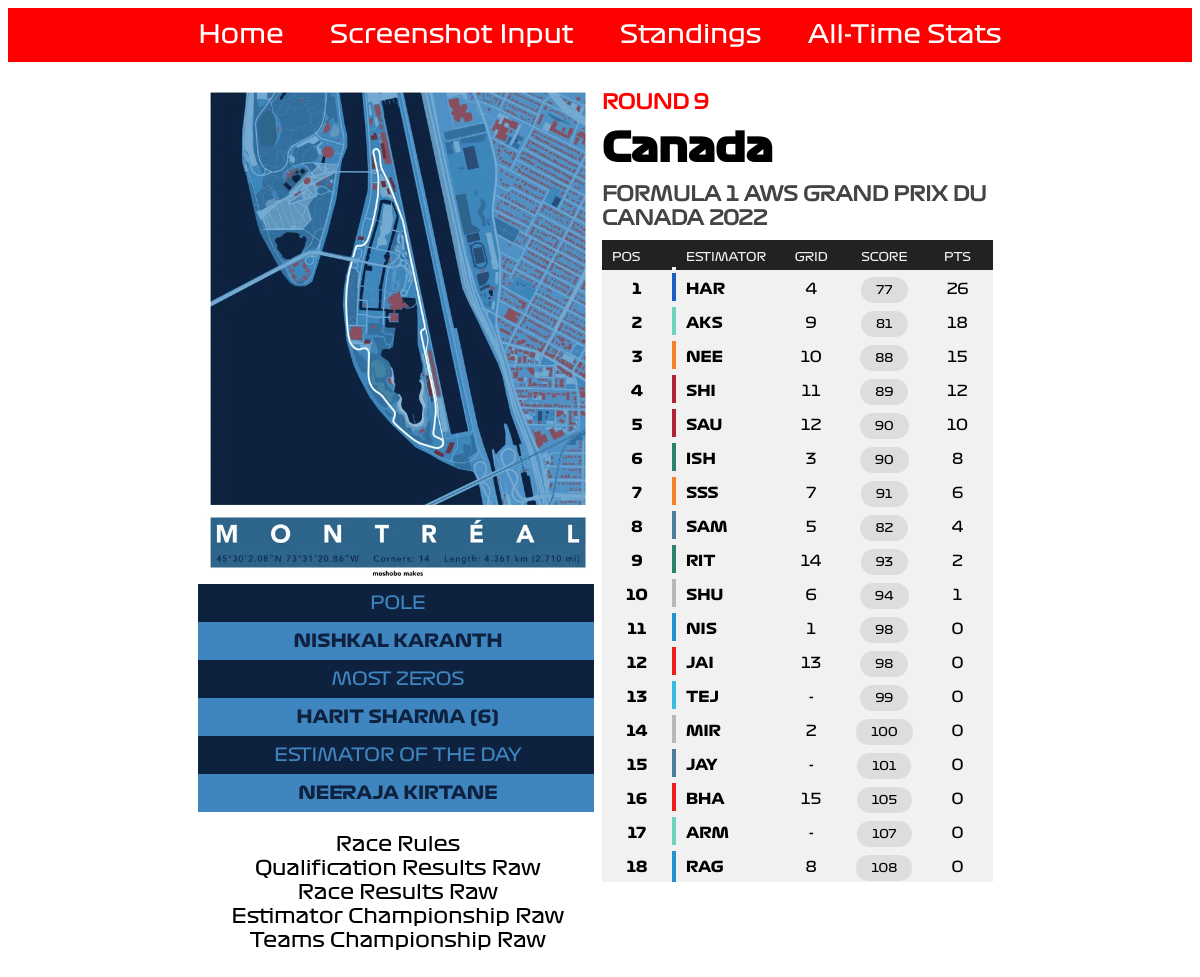
Screenshot of /results/CAN22/ with the database file from the repository.
### input_portal/models.py (models this page shows, shortened)
class results_info(models.Model):
    racecode = models.ForeignKey(results_racecodes, on_delete=models.CASCADE)
    shikulu = models.CharField(max_length = 24)
    pole = models.CharField(max_length = 65)
    eotd = models.CharField(max_length = 65)
    sprint_king = models.CharField(max_length = 65)
    most_zeros = models.CharField(max_length = 65)
    no_zeros = models.IntegerField()
    col_one = models.CharField(max_length = 7)
    col_two = models.CharField(max_length = 7)

class results_racecodes(models.Model):
    racecode = models.CharField(max_length = 5, unique = True)
    year = models.IntegerField()
    round_no = models.IntegerField()
    track_png = models.CharField(max_length = 24)
    country = models.CharField(max_length = 32)
    race_name = models.CharField(max_length = 128)
    sprint = models.IntegerField()

class results_data(models.Model):
    racecode = models.ForeignKey(results_racecodes, on_delete=models.CASCADE)
    pos = models.IntegerField()
    estimator = models.CharField(max_length = 4)
    team_color = models.CharField(max_length = 7)
    grid = models.CharField(max_length=2)
    score = models.IntegerField()
    pts = models.FloatField()

### input_portal/views.py (the view, shortened to what this page needs)
# urls.py: path('results/<str:racecode>/', views.ResultsView, name='results'),
def ResultsView(request, racecode):
    R = results_racecodes.objects.filter(racecode= racecode)
    if (len(R) == 0):
        return render (request, 'noresult.html')
    r = results_info.objects.filter(racecode__racecode= racecode)
    D = results_data.objects.filter(racecode__racecode= racecode).order_by('pos')
    if R[0].sprint == 0:
        results_dict={"year": R[0].year, "rn": R[0].round_no, "country": R[0].country, "name": R[0].race_name, "shikulu": r[0].shikulu, "pole": r[0].pole, "eotd": r[0].eotd, "mz": r[0].most_zeros, "nz": r[0].no_zeros, "co": r[0].col_one, "ct": r[0].col_two, "p1": D[0], "p2": D[1], "p3":D[2], "pr":D[3:]}
        return render (request, 'results.html', context = results_dict)

### input_portal/templates/input_portal/results.html
<!DOCTYPE html>
{% extends "input_portal/base.html" %}
{% load static %}
{% block body_block %}
  <center>
    <div class="resultImageCol">
      <img src = "{% static '/images/' %}{{ shikulu }}" class="shikulu">
      <div style="background-color: {{ co }}; color: {{ ct }}" class="resultImageTableTop"> POLE </div>
      <div style="background-color: {{ ct }}; color: {{ co }}" class="resultImageTableBottom"> {{ pole|upper }} </div>
      <div style="background-color: {{ co }}; color: {{ ct }}" class="resultImageTableTop"> MOST ZEROS </div>
      <div style="background-color: {{ ct }}; color: {{ co }}" class="resultImageTableBottom"> {{ mz|upper }} ({{ nz }}) </div>
      <div style="background-color: {{ co }}; color: {{ ct }}" class="resultImageTableTop"> ESTIMATOR OF THE DAY </div>
      <div style="background-color: {{ ct }}; color: {{ co }}" class="resultImageTableBottom"> {{ eotd|upper }} </div>
      <p> Race Rules <br> Qualification Results Raw <br> Race Results Raw <br> Estimator Championship Raw <br> Teams Championship Raw </p>
    </div>
    <div class="resultTableCol">
    <h5> ROUND {{ rn }}</h5>
    <h3> {{ country }} </h3>
    <h4> {{ name }} {{ year }}</h4>
    <table class="result_leaderboard">
      <thead>
        <td class="leaderHead"> POS </td>
        <td class="leader_teamcolor2 leaderHead"></td>
        <td class="leaderHead"> ESTIMATOR </td>
        <td class="leaderHead tcentre"> GRID </td>
        <td class="leaderHead  tcentre"> SCORE </td>
        <td class="leaderHead tcentre"> PTS </td>
      </thead>
      <tr>
        <td class="resultpos"> {{ p1.pos }} </td>
        <td style="background-color: {{ p1.team_color }}" class="leader_teamcolor"> </td>
        <td class="abbrspan"> {{ p1.estimator }} </td>
        <td class="racepointspan"> {{ p1.grid }} </td>
        <td class="tcentre"> <span class="scorespan"> {{ p1.score }} </span> </td>
        <td <span class="racepointspan"> {{ p1.pts|floatformat:0 }} </td>
      </tr>
      <tr>
        <td class="resultpos"> {{ p2.pos }} </td>
        <td style="background-color: {{ p2.team_color }}" class="leader_teamcolor"></td>
        <td class="abbrspan"> {{ p2.estimator }} </td>
        <td class="racepointspan"> {{ p2.grid }} </td>
        <td class="tcentre"> <span class="scorespan"> {{ p2.score }} </span> </td>
        <td <span class="racepointspan"> {{ p2.pts|floatformat:0 }} </td>
      </tr>
      <tr>
        <td class="resultpos"> {{ p3.pos }} </td>
        <td style="background-color: {{ p3.team_color }};" class="leader_teamcolor"> </td>
        <td class="abbrspan"> {{ p3.estimator }} </td>
        <td class="racepointspan"> {{ p3.grid }} </td>
        <td class="tcentre"> <span class="scorespan"> {{ p3.score }} </span> </td>
        <td <span class="racepointspan"> {{ p3.pts|floatformat:0 }} </td>
      </tr>
      {% for p in pr %}
        <tr>
          <td class="resultpos"> {{ p.pos }} </td>
          <td style="background-color: {{ p.team_color }}" class="leader_teamcolor"> </td>
          <td class="abbrspan"> {{ p.estimator }} </td>
          <td class="racepointspan"> {{ p.grid }} </td>
          <td class="tcentre"> <span class="scorespan"> {{ p.score }} </span> </td>
          <td <span class="racepointspan"> {{ p.pts|floatformat:0 }} </td>
        </tr>
      {% endfor %}
    </table>
    </div>
  </center>
{% endblock %}

### static/css/formulaone.css (style rules this page uses)
h3 { color: black; text-align: left; font-family: f1bold; font-size: 40px; margin-top: 10px; margin-bottom: 10px; }
h4 { color: #444444; text-align: left; font-family: f1reg; font-size: 20px; margin-top: 10px; margin-bottom: 10px; }
h5 { color: red; text-align: left; font-family: f1reg; font-size: 20px; margin-top: 10px; margin-bottom: 10px; }
p { color: black; text-align: center; font-family: f1reg; font-size: 20px; }
.tcentre { text-align: center; }
table { border-collapse: collapse; border-radius: 5px; border-style: hidden; box-shadow: 0 0 0 8px white; }
td { padding-top: 6px; padding-bottom: 6px; padding-right: 10px; padding-left: 10px; }
.resultTable, td { background-color: #f1f1f1; padding-top: 10px; }
.resultImageCol { display: inline-block; }
.resultTableCol { display: inline-block; vertical-align: top; text-align: left; width: 400px; }
.shikulu { width: 400px; }
.resultImageTableTop { font-family: f1reg; font-size: 18px; padding-top: 8px; padding-bottom: 8px; width: 400px; }
.resultImageTableBottom { font-family: f1bold; font-size: 18px; padding-top: 8px; padding-bottom: 8px; width: 400px; }
.leaderHead { background-color: #222222; color: #f1f1f1; font-size: 12px; font-family: f1reg; }
.leader_teamcolor { padding-right: 0px; padding-left: 0px; border-top: 6px solid #f1f1f1; border-bottom: 6px solid #f1f1f1; margin-left: 0px; margin-right: 0px; width: 4px; }
.leader_teamcolor2 { padding-right: 0px; padding-left: 0px; margin-left: 0px; margin-right: 0px; width: 4px; }
.racepointspan { font-family: f1reg; font-size: 15px; width: 50px; text-align: center; }
.abbrspan { font-family: f1bold; font-size: 15px; width: 30px; }
.resultpos { font-family: f1bold; text-align: center; font-size: 15px; width: 50px; }
.scorespan { background-color: #DDDDDD; padding-left: 15px; padding-right: 15px; padding-top: 7px; padding-bottom:7px; border-radius: 14px; font-family: f1reg; font-size: 12px }

### rows the page displays
results_info: shikulu (picture), pole "NISHKAL KARANTH", most_zeros "HARIT SHARMA", eotd "NEERAJA KIRTANE"
results_racecodes: country "Canada", race_name "FORMULA 1 AWS GRAND PRIX DU CANADA"
results_data: pos "1", estimator "HAR", grid "4", score "77", pts "26"
results_data: pos "2", estimator "AKS", grid "9", score "81", pts "18"
results_data: pos "3", estimator "NEE", grid "10", score "88", pts "15"
results_data: pos "4", estimator "SHI", grid "11", score "89", pts "12"
results_data: pos "5", estimator "SAU", grid "12", score "90", pts "10"
results_data: pos "6", estimator "ISH", grid "3", score "90", pts "8"
results_data: pos "7", estimator "SSS", grid "7", score "91", pts "6"
results_data: pos "8", estimator "SAM", grid "5", score "82", pts "4"
results_data: pos "9", estimator "RIT", grid "14", score "93", pts "2"
results_data: pos "10", estimator "SHU", grid "6", score "94", pts "1"
results_data: pos "11", estimator "NIS", grid "1", score "98", pts "0"
results_data: pos "12", estimator "JAI", grid "13", score "98", pts "0"
results_data: pos "13", estimator "TEJ", grid "-", score "99", pts "0"
results_data: pos "14", estimator "MIR", grid "2", score "100", pts "0"
results_data: pos "15", estimator "JAY", grid "-", score "101", pts "0"
results_data: pos "16", estimator "BHA", grid "15", score "105", pts "0"
results_data: pos "17", estimator "ARM", grid "-", score "107", pts "0"
results_data: pos "18", estimator "RAG", grid "8", score "108", pts "0"

### other values shown
{{ nz }} "6"
{{ rn }} "9"
{{ year }} "2022"
